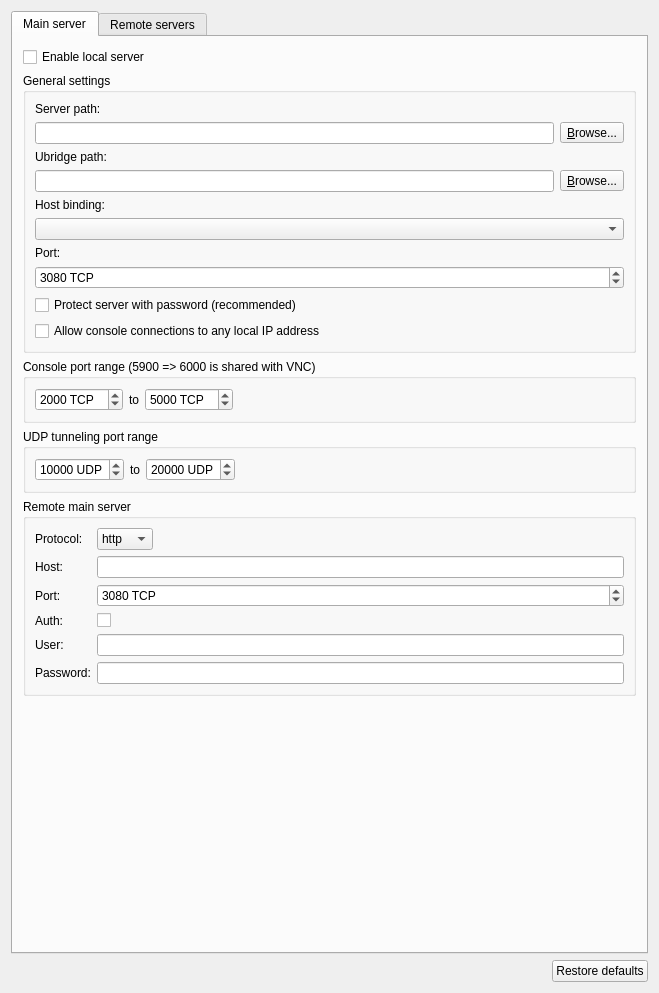
<?xml version="1.0" encoding="UTF-8"?>
<ui version="4.0">
 <class>ServerPreferencesPageWidget</class>
 <widget class="QWidget" name="ServerPreferencesPageWidget">
  <property name="geometry">
   <rect>
    <x>0</x>
    <y>0</y>
    <width>659</width>
    <height>993</height>
   </rect>
  </property>
  <property name="sizePolicy">
   <sizepolicy hsizetype="MinimumExpanding" vsizetype="MinimumExpanding">
    <horstretch>0</horstretch>
    <verstretch>0</verstretch>
   </sizepolicy>
  </property>
  <property name="minimumSize">
   <size>
    <width>0</width>
    <height>0</height>
   </size>
  </property>
  <property name="windowTitle">
   <string>Server</string>
  </property>
  <property name="styleSheet">
   <string notr="true">
QWidget {
    background-color: #fae8b7;
    color: #586e75;
}

QToolBar {
    border:0px;
}

QGraphicsView, QTextEdit, QPlainTextEdit, QTreeWidget, QListWidget, QLineEdit, QSpinBox, QComboBox {
    background-color: #fdf6e3;
}

QLabel, QMenu, QStatusBar {
  color: #586e75;
}

QMenuBar::item {
    background-color: #fae8b7;
}

QMenu::item:selected {
    color: #f2f2f2;
    background-color: #383838;
}

QToolButton:hover {
    background-color: #383838;
}

QGroupBox {
    color: #586e75;
    font: bold 12px;
    padding: 15px;
    border-style: none;
}

QAbstractScrollArea::corner {
    background: #fae8b7;
}

QScrollBar::add-page:horizontal, QScrollBar::sub-page:horizontal, QScrollBar::add-page:vertical, QScrollBar::sub-page:vertical {
  background: none;
}

QComboBox {
    selection-color: #f2f2f2;
    selection-background-color: #fae8b7;
}

QComboBox QAbstractItemView {
    background-color: #fdf6e3;
}

QDockWidget, QMenuBar, QPushButton, QToolButton, QTabWidget, QHeaderView::section {
    color: #586e75;
    font: bold 11px;
}

QTabBar {
    color: #586e75;
}

QRadioButton, QCheckBox {
  color: #586e75;
}

QRadioButton::disabled, QCheckBox::disabled {
  color: gray;
}
// bg-color=#fdf6e3
// fg-color=#586e75
// tool-bar=#fae8b7
// selection-bg=#383838 
// selection-fg=#f2f2f2
 </string>
  </property>
  <layout class="QVBoxLayout" name="verticalLayout_2">
   <item>
    <widget class="QTabWidget" name="uiServerPreferenceTabWidget">
     <property name="sizePolicy">
      <sizepolicy hsizetype="MinimumExpanding" vsizetype="MinimumExpanding">
       <horstretch>0</horstretch>
       <verstretch>0</verstretch>
      </sizepolicy>
     </property>
     <property name="maximumSize">
      <size>
       <width>16777215</width>
       <height>16777215</height>
      </size>
     </property>
     <property name="currentIndex">
      <number>0</number>
     </property>
     <widget class="QWidget" name="uiLocalTabWidget">
      <property name="sizePolicy">
       <sizepolicy hsizetype="Preferred" vsizetype="MinimumExpanding">
        <horstretch>0</horstretch>
        <verstretch>0</verstretch>
       </sizepolicy>
      </property>
      <attribute name="title">
       <string>Main server</string>
      </attribute>
      <layout class="QVBoxLayout" name="verticalLayout_3">
       <property name="leftMargin">
        <number>10</number>
       </property>
       <property name="topMargin">
        <number>10</number>
       </property>
       <property name="rightMargin">
        <number>10</number>
       </property>
       <property name="bottomMargin">
        <number>10</number>
       </property>
       <item>
        <widget class="QCheckBox" name="uiLocalServerAutoStartCheckBox">
         <property name="sizePolicy">
          <sizepolicy hsizetype="Minimum" vsizetype="Fixed">
           <horstretch>0</horstretch>
           <verstretch>0</verstretch>
          </sizepolicy>
         </property>
         <property name="minimumSize">
          <size>
           <width>0</width>
           <height>0</height>
          </size>
         </property>
         <property name="text">
          <string>Enable local server</string>
         </property>
         <property name="checked">
          <bool>false</bool>
         </property>
        </widget>
       </item>
       <item>
        <widget class="QGroupBox" name="uiGeneralSettingsGroupBox">
         <property name="title">
          <string>General settings</string>
         </property>
         <layout class="QGridLayout" name="gridLayout">
          <property name="sizeConstraint">
           <enum>QLayout::SetMinimumSize</enum>
          </property>
          <item row="1" column="0">
           <widget class="QLabel" name="uiLocalServerPathLabel">
            <property name="text">
             <string>Server path:</string>
            </property>
           </widget>
          </item>
          <item row="2" column="0">
           <layout class="QHBoxLayout" name="horizontalLayout">
            <item>
             <widget class="QLineEdit" name="uiLocalServerPathLineEdit"/>
            </item>
            <item>
             <widget class="QToolButton" name="uiLocalServerToolButton">
              <property name="text">
               <string>&amp;Browse...</string>
              </property>
              <property name="toolButtonStyle">
               <enum>Qt::ToolButtonTextOnly</enum>
              </property>
             </widget>
            </item>
           </layout>
          </item>
          <item row="3" column="0">
           <widget class="QLabel" name="uiUbridgePathLabel">
            <property name="text">
             <string>Ubridge path:</string>
            </property>
           </widget>
          </item>
          <item row="4" column="0">
           <layout class="QHBoxLayout" name="horizontalLayout_5">
            <item>
             <widget class="QLineEdit" name="uiUbridgePathLineEdit"/>
            </item>
            <item>
             <widget class="QToolButton" name="uiUbridgeToolButton">
              <property name="text">
               <string>&amp;Browse...</string>
              </property>
              <property name="toolButtonStyle">
               <enum>Qt::ToolButtonTextOnly</enum>
              </property>
             </widget>
            </item>
           </layout>
          </item>
          <item row="5" column="0">
           <widget class="QLabel" name="uiLocalServerHostLabel">
            <property name="text">
             <string>Host binding:</string>
            </property>
           </widget>
          </item>
          <item row="6" column="0">
           <widget class="QComboBox" name="uiLocalServerHostComboBox"/>
          </item>
          <item row="7" column="0">
           <widget class="QLabel" name="uiLocalServerPortLabel">
            <property name="text">
             <string>Port:</string>
            </property>
           </widget>
          </item>
          <item row="8" column="0">
           <widget class="QSpinBox" name="uiLocalServerPortSpinBox">
            <property name="suffix">
             <string notr="true"> TCP</string>
            </property>
            <property name="maximum">
             <number>65535</number>
            </property>
            <property name="value">
             <number>3080</number>
            </property>
           </widget>
          </item>
          <item row="10" column="0">
           <widget class="QCheckBox" name="uiConsoleConnectionsToAnyIPCheckBox">
            <property name="text">
             <string>Allow console connections to any local IP address</string>
            </property>
           </widget>
          </item>
          <item row="9" column="0">
           <widget class="QCheckBox" name="uiLocalServerAuthCheckBox">
            <property name="text">
             <string>Protect server with password (recommended)</string>
            </property>
           </widget>
          </item>
         </layout>
        </widget>
       </item>
       <item>
        <widget class="QGroupBox" name="uiConsolePortRangeGroupBox">
         <property name="title">
          <string>Console port range (5900 =&gt; 6000 is shared with VNC)</string>
         </property>
         <layout class="QGridLayout" name="gridLayout_4">
          <item row="0" column="0">
           <widget class="QSpinBox" name="uiConsoleStartPortSpinBox">
            <property name="suffix">
             <string notr="true"> TCP</string>
            </property>
            <property name="maximum">
             <number>65535</number>
            </property>
            <property name="value">
             <number>2000</number>
            </property>
           </widget>
          </item>
          <item row="0" column="1">
           <widget class="QLabel" name="uiConsolePortRangeLabel">
            <property name="text">
             <string>to</string>
            </property>
           </widget>
          </item>
          <item row="0" column="2">
           <widget class="QSpinBox" name="uiConsoleEndPortSpinBox">
            <property name="suffix">
             <string notr="true"> TCP</string>
            </property>
            <property name="maximum">
             <number>65535</number>
            </property>
            <property name="value">
             <number>5000</number>
            </property>
           </widget>
          </item>
          <item row="0" column="3">
           <spacer name="horizontalSpacer_2">
            <property name="orientation">
             <enum>Qt::Horizontal</enum>
            </property>
            <property name="sizeHint" stdset="0">
             <size>
              <width>225</width>
              <height>20</height>
             </size>
            </property>
           </spacer>
          </item>
         </layout>
        </widget>
       </item>
       <item>
        <widget class="QGroupBox" name="uiUDPPortRangeGroupBox">
         <property name="title">
          <string>UDP tunneling port range</string>
         </property>
         <layout class="QHBoxLayout" name="horizontalLayout_8">
          <item>
           <widget class="QSpinBox" name="uiUDPStartPortSpinBox">
            <property name="suffix">
             <string notr="true"> UDP</string>
            </property>
            <property name="maximum">
             <number>65535</number>
            </property>
            <property name="value">
             <number>10000</number>
            </property>
           </widget>
          </item>
          <item>
           <widget class="QLabel" name="uiUDPPortRangeLabel">
            <property name="text">
             <string>to</string>
            </property>
           </widget>
          </item>
          <item>
           <widget class="QSpinBox" name="uiUDPEndPortSpinBox">
            <property name="suffix">
             <string notr="true"> UDP</string>
            </property>
            <property name="maximum">
             <number>65535</number>
            </property>
            <property name="value">
             <number>20000</number>
            </property>
           </widget>
          </item>
          <item>
           <spacer name="horizontalSpacer_4">
            <property name="orientation">
             <enum>Qt::Horizontal</enum>
            </property>
            <property name="sizeHint" stdset="0">
             <size>
              <width>40</width>
              <height>20</height>
             </size>
            </property>
           </spacer>
          </item>
         </layout>
        </widget>
       </item>
       <item>
        <widget class="QGroupBox" name="uiRemoteMainServerGroupBox">
         <property name="title">
          <string>Remote main server</string>
         </property>
         <layout class="QFormLayout" name="formLayout">
          <property name="fieldGrowthPolicy">
           <enum>QFormLayout::ExpandingFieldsGrow</enum>
          </property>
          <item row="1" column="0">
           <widget class="QLabel" name="label_2">
            <property name="text">
             <string>Host:</string>
            </property>
           </widget>
          </item>
          <item row="1" column="1">
           <widget class="QLineEdit" name="uiRemoteMainServerHostLineEdit"/>
          </item>
          <item row="2" column="0">
           <widget class="QLabel" name="label_3">
            <property name="text">
             <string>Port:</string>
            </property>
           </widget>
          </item>
          <item row="2" column="1">
           <widget class="QSpinBox" name="uiRemoteMainServerPortSpinBox">
            <property name="sizePolicy">
             <sizepolicy hsizetype="Expanding" vsizetype="Preferred">
              <horstretch>0</horstretch>
              <verstretch>0</verstretch>
             </sizepolicy>
            </property>
            <property name="suffix">
             <string> TCP</string>
            </property>
            <property name="maximum">
             <number>65535</number>
            </property>
            <property name="value">
             <number>3080</number>
            </property>
           </widget>
          </item>
          <item row="5" column="0">
           <widget class="QLabel" name="label_4">
            <property name="text">
             <string>User:</string>
            </property>
           </widget>
          </item>
          <item row="5" column="1">
           <widget class="QLineEdit" name="uiRemoteMainServerUserLineEdit"/>
          </item>
          <item row="6" column="0">
           <widget class="QLabel" name="label_5">
            <property name="text">
             <string>Password:</string>
            </property>
           </widget>
          </item>
          <item row="6" column="1">
           <widget class="QLineEdit" name="uiRemoteMainServerPasswordLineEdit">
            <property name="echoMode">
             <enum>QLineEdit::Password</enum>
            </property>
           </widget>
          </item>
          <item row="0" column="0">
           <widget class="QLabel" name="label_6">
            <property name="text">
             <string>Protocol:</string>
            </property>
           </widget>
          </item>
          <item row="0" column="1">
           <widget class="QComboBox" name="uiRemoteMainServerProtocolComboBox">
            <item>
             <property name="text">
              <string>http</string>
             </property>
            </item>
            <item>
             <property name="text">
              <string>https</string>
             </property>
            </item>
           </widget>
          </item>
          <item row="4" column="1">
           <widget class="QCheckBox" name="uiRemoteMainServerAuthCheckBox">
            <property name="text">
             <string/>
            </property>
           </widget>
          </item>
          <item row="4" column="0">
           <widget class="QLabel" name="label">
            <property name="text">
             <string>Auth:</string>
            </property>
           </widget>
          </item>
         </layout>
        </widget>
       </item>
       <item>
        <spacer name="verticalSpacer">
         <property name="orientation">
          <enum>Qt::Vertical</enum>
         </property>
         <property name="sizeHint" stdset="0">
          <size>
           <width>20</width>
           <height>5</height>
          </size>
         </property>
        </spacer>
       </item>
      </layout>
      <zorder>uiGeneralSettingsGroupBox</zorder>
      <zorder>uiConsolePortRangeGroupBox</zorder>
      <zorder>uiUDPPortRangeGroupBox</zorder>
      <zorder>uiLocalServerAutoStartCheckBox</zorder>
      <zorder>verticalSpacer</zorder>
      <zorder>uiRemoteMainServerGroupBox</zorder>
     </widget>
     <widget class="QWidget" name="uiRemoteTabWidget">
      <property name="sizePolicy">
       <sizepolicy hsizetype="Preferred" vsizetype="MinimumExpanding">
        <horstretch>0</horstretch>
        <verstretch>0</verstretch>
       </sizepolicy>
      </property>
      <attribute name="title">
       <string>Remote servers</string>
      </attribute>
      <layout class="QGridLayout" name="gridLayout_5">
       <property name="leftMargin">
        <number>10</number>
       </property>
       <property name="topMargin">
        <number>10</number>
       </property>
       <property name="rightMargin">
        <number>10</number>
       </property>
       <property name="bottomMargin">
        <number>10</number>
       </property>
       <item row="0" column="0" colspan="2">
        <widget class="QTreeWidget" name="uiRemoteServersTreeWidget">
         <property name="sizePolicy">
          <sizepolicy hsizetype="MinimumExpanding" vsizetype="MinimumExpanding">
           <horstretch>0</horstretch>
           <verstretch>0</verstretch>
          </sizepolicy>
         </property>
         <property name="columnCount">
          <number>5</number>
         </property>
         <column>
          <property name="text">
           <string>Name</string>
          </property>
         </column>
         <column>
          <property name="text">
           <string notr="true">Protocol</string>
          </property>
         </column>
         <column>
          <property name="text">
           <string notr="true">Host</string>
          </property>
         </column>
         <column>
          <property name="text">
           <string notr="true">Port</string>
          </property>
         </column>
         <column>
          <property name="text">
           <string>User</string>
          </property>
         </column>
        </widget>
       </item>
       <item row="1" column="0" colspan="2">
        <layout class="QHBoxLayout" name="horizontalLayout_3">
         <item>
          <widget class="QPushButton" name="uiAddRemoteServerPushButton">
           <property name="text">
            <string>&amp;Add</string>
           </property>
          </widget>
         </item>
         <item>
          <widget class="QPushButton" name="uiUpdateRemoteServerPushButton">
           <property name="enabled">
            <bool>false</bool>
           </property>
           <property name="text">
            <string>Edit</string>
           </property>
          </widget>
         </item>
         <item>
          <widget class="QPushButton" name="uiDeleteRemoteServerPushButton">
           <property name="enabled">
            <bool>false</bool>
           </property>
           <property name="text">
            <string>&amp;Delete</string>
           </property>
          </widget>
         </item>
         <item>
          <spacer name="horizontalSpacer_3">
           <property name="orientation">
            <enum>Qt::Horizontal</enum>
           </property>
           <property name="sizeHint" stdset="0">
            <size>
             <width>40</width>
             <height>20</height>
            </size>
           </property>
          </spacer>
         </item>
        </layout>
       </item>
       <item row="3" column="0">
        <spacer name="verticalSpacer_3">
         <property name="orientation">
          <enum>Qt::Vertical</enum>
         </property>
         <property name="sizeHint" stdset="0">
          <size>
           <width>20</width>
           <height>5</height>
          </size>
         </property>
        </spacer>
       </item>
       <item row="2" column="0">
        <widget class="QLabel" name="label_7">
         <property name="text">
          <string>Note: Changes are not visible in other part of the settings or application until you apply them.</string>
         </property>
        </widget>
       </item>
      </layout>
      <zorder>uiRemoteServersTreeWidget</zorder>
      <zorder>verticalSpacer_3</zorder>
      <zorder>label_7</zorder>
     </widget>
    </widget>
   </item>
   <item>
    <layout class="QHBoxLayout" name="horizontalLayout_2">
     <item>
      <spacer name="horizontalSpacer">
       <property name="orientation">
        <enum>Qt::Horizontal</enum>
       </property>
       <property name="sizeHint" stdset="0">
        <size>
         <width>40</width>
         <height>20</height>
        </size>
       </property>
      </spacer>
     </item>
     <item>
      <widget class="QPushButton" name="uiRestoreDefaultsPushButton">
       <property name="text">
        <string>Restore defaults</string>
       </property>
      </widget>
     </item>
    </layout>
   </item>
  </layout>
 </widget>
 <tabstops>
  <tabstop>uiServerPreferenceTabWidget</tabstop>
  <tabstop>uiLocalServerAutoStartCheckBox</tabstop>
  <tabstop>uiLocalServerPathLineEdit</tabstop>
  <tabstop>uiLocalServerToolButton</tabstop>
  <tabstop>uiUbridgePathLineEdit</tabstop>
  <tabstop>uiUbridgeToolButton</tabstop>
  <tabstop>uiLocalServerHostComboBox</tabstop>
  <tabstop>uiLocalServerPortSpinBox</tabstop>
  <tabstop>uiLocalServerAuthCheckBox</tabstop>
  <tabstop>uiConsoleConnectionsToAnyIPCheckBox</tabstop>
  <tabstop>uiConsoleStartPortSpinBox</tabstop>
  <tabstop>uiConsoleEndPortSpinBox</tabstop>
  <tabstop>uiUDPStartPortSpinBox</tabstop>
  <tabstop>uiUDPEndPortSpinBox</tabstop>
  <tabstop>uiRestoreDefaultsPushButton</tabstop>
  <tabstop>uiRemoteServersTreeWidget</tabstop>
  <tabstop>uiAddRemoteServerPushButton</tabstop>
  <tabstop>uiDeleteRemoteServerPushButton</tabstop>
 </tabstops>
 <resources/>
 <connections/>
 <designerdata>
  <property name="gridDeltaX">
   <number>10</number>
  </property>
  <property name="gridDeltaY">
   <number>10</number>
  </property>
  <property name="gridSnapX">
   <bool>true</bool>
  </property>
  <property name="gridSnapY">
   <bool>true</bool>
  </property>
  <property name="gridVisible">
   <bool>true</bool>
  </property>
 </designerdata>
</ui>
